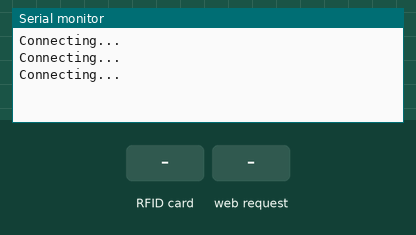
Simulated run of this sketch. Board: ESP8266 (NodeMCU). On the bench: the last lines printed to the serial monitor. The inputs (shaded band) are chosen by the test bench. WiFi joins after 1.5 s; servers stay silent unless stated.

Above: at 2.7 s.
2.8 s: RFID card 5E 7A 19 C4 held to the reader
At 3.5 s:
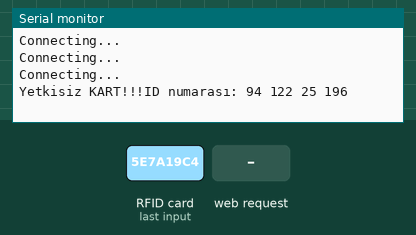
4.3 s: HTTP request GET /otonom received
At 5.4 s:
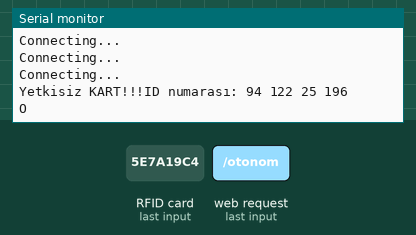
5.8 s: HTTP request GET /update?value=1 received
At 7.1 s:
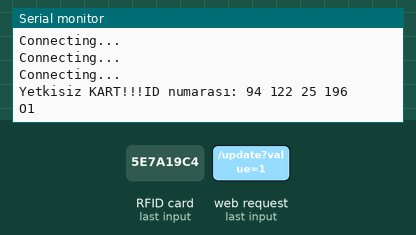

The sketch:

alver.ino
```cpp
//https://www.youtube.com/watch?v=gZhUi24_qms&ab_channel=ACROBOTIC
#include <ESP8266WiFi.h>
#include <WiFiClient.h>
#include <ESP8266WebServer.h>
#include <MFRC522.h>
#include <SPI.h>

//RFID pinleri
int RST_PIN = 9;
int SS_PIN = 10;
MFRC522 rfid(SS_PIN,RST_PIN);
byte ID[4] = {6,16,239,197};

const char *ssid = "SUPERONLINE_WiFi_4614";
const char *password = "t5CuNKueHphC";
IPAddress ip(192, 168, 1, 200);
IPAddress gateway(192, 168, 1, 1);
IPAddress subnet(255, 255, 255, 0);
ESP8266WebServer server(80);

String  resp;


void handleRoot()
{
    server.send(200, "text/html", "You are connected");
}

void setup() {
  Serial.begin(9600);
  SPI.begin();
  rfid.PCD_Init();

  WiFi.begin(ssid, password);
  while (WiFi.status() != WL_CONNECTED)
  {
      delay(500);
      Serial.println("Connecting...");
  }
  WiFi.config(ip, gateway, subnet);

  server.on("/update", handle);
  server.on("/otonom", handleOtonom);
  server.begin();
  //Serial.println("HTTP server started");  //TEST amaçlı
}

void handle(){
  server.send(200,"text/plain","CONNECTED");
    resp = server.arg("value");
    //veri = resp.substring(0,2).toInt();
    Serial.print(resp);                   // * = 42 ascii
}

void handleOtonom(){
  Serial.print("O");
  if(Serial.available() > 0){
    int otonomDurum = Serial.read();
    if (otonomDurum == 77){
      //otonom iş bitince bu alttaki gidicek
      server.send(200,"text/plain","ELLE");
    }
  }
  delay(1);   //??????
}


void loop() {
  readKey();
  server.handleClient();
}

void readKey(){

   if(! rfid.PICC_IsNewCardPresent()){
       return;
    }
   if(! rfid.PICC_ReadCardSerial()){
       return;
    }
   if(rfid.uid.uidByte[0] == ID[0] &&
   rfid.uid.uidByte[1] == ID[1] &&
   rfid.uid.uidByte[2] == ID[2] &&
   rfid.uid.uidByte[3] == ID[3]){
    Serial.println("YAVAŞ!!!");
    printKey();
    delay(1000);
    }
   else{
    Serial.print("Yetkisiz KART!!!");
    printKey();
    }
   rfid.PICC_HaltA();
  }

void printKey(){
  Serial.print("ID numarası: ");
  for(int i = 0; i < 4; i++){
    Serial.print(rfid.uid.uidByte[i]);
    Serial.print(" ");
    }
   Serial.println(" ");
  }
```

Measured:
- after the input at 2.8 s, the serial monitor: prints a new line at once (image 1)
- after the input at 4.3 s, the serial monitor: prints a new line at once (image 2)
- after the input at 5.8 s, the serial monitor: prints a new line at once (image 3)
